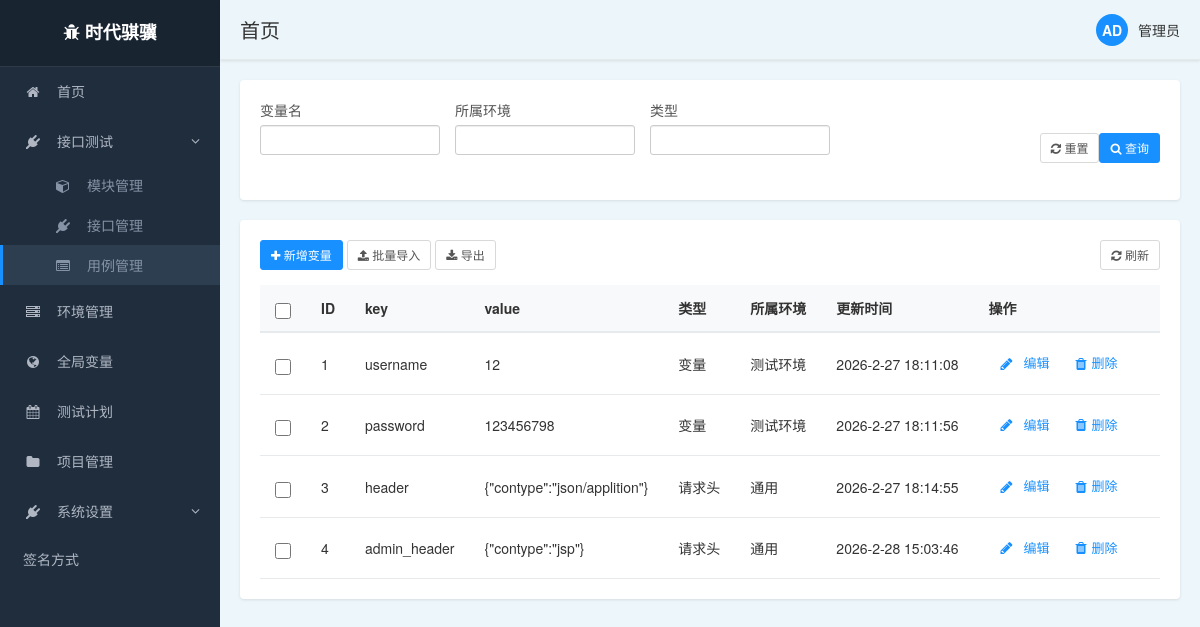
/front/variable/list/, run on an earlier commit of the app's database.
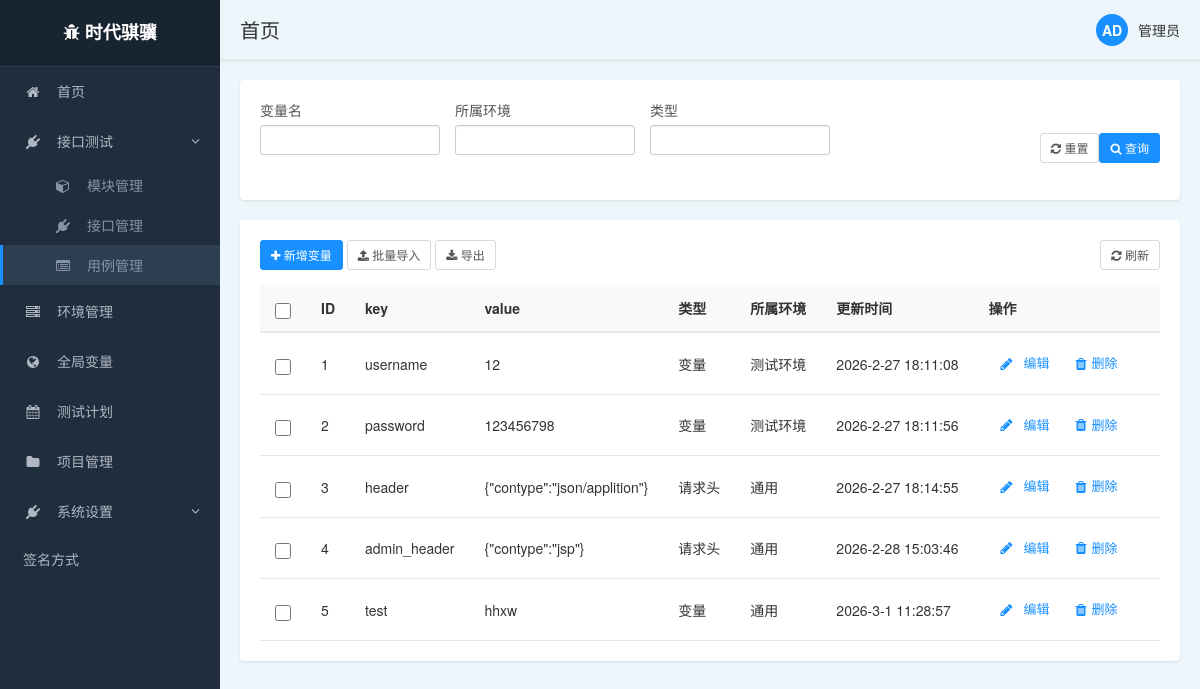
And on a later commit of the database.
### front/models.py (models this page shows, shortened)
class variable(models.Model):
    key = models.CharField(max_length=50)
    value = models.CharField(max_length=100)
    TYPE_CHOICES = (
        ('val', '变量'),
        ('header', '请求头'),
    )
    var_type = models.CharField(max_length=20, verbose_name='变量类型', choices=TYPE_CHOICES)
    evn = models.ForeignKey(
        evn_config,
        on_delete=models.CASCADE,
        related_name='variables',
        verbose_name='所属环境'
    )
    created_at = models.DateTimeField(auto_now_add=True, verbose_name='创建时间')
    updated_at = models.DateTimeField(auto_now=True, verbose_name='更新时间')
    class Meta:
        db_table = 'variable'  # 明确指定表名
        verbose_name = '变量'
        verbose_name_plural = '变量'

class evn_config(models.Model):
    evn_name= models.CharField(max_length=50)
    project = models.ForeignKey(
        project,
        on_delete=models.CASCADE,
        related_name='environments',
        verbose_name='所属项目'
    )
    description = models.CharField(max_length=100,blank=True, null=True)
    test_object_config = models.JSONField(verbose_name='测试对象配置',blank=True, null=True,default=dict)
    database_config = models.JSONField(verbose_name='数据库配置',blank=True, null=True,default=dict)
    created_at = models.DateTimeField(auto_now_add=True, verbose_name='创建时间')
    updated_at = models.DateTimeField(auto_now=True, verbose_name='更新时间')
    class Meta:
        db_table = 'evn_config'  # 明确指定表名
        verbose_name = '环境配置'
        verbose_name_plural = '环境配置'
        unique_together = ['project', 'evn_name']

### front/views.py (the view)
# urls.py: path('variable/list/', views.variable_list),
def variable_list(request):
    variable_querylist = models.variable.objects.filter()
    evn_list = models.evn_config.objects.all()
    type_list = models.variable.TYPE_CHOICES
    content = {
        "variable_querylist": variable_querylist,
        "evn_list": evn_list,
        "type_list": type_list
    }
    return render(request, 'project/variable.html', content)

### templates/project/variable.html (shortened to what the changed rows need)
{% extends "../base1.html" %}
{% block body %}
        <div class="main-panel">
            <div class="table-responsive">
            <table class="data-table">
                <thead>
                <tr>
                    <th class="select-column">
                        <input type="checkbox" id="select-all" class="select-checkbox">
                    </th>
                    <th>ID</th>
                    <th>key</th>
                    <th>value</th>
                    <th>类型</th>
                    <th>所属环境</th>
                    <th>更新时间</th>
                    <th>操作</th>
                </tr>
                </thead>
                <tbody>
                {% for var in variable_querylist %}
                    <tr>
                        <td class="select-column">
                            <input type="checkbox" class="select-checkbox case-select" data-id="{{ var.id }}">
                        </td>
                        <td>{{ var.id }}</td>
                        <td>{{ var.key }}</td>
                        <td>{{ var.value }}</td>
                        <td>{{ var.get_var_type_display }}</td>
                        <td>{{ var.evn.evn_name }}</td>
                        <td>{{ var.updated_at|date:"Y-n-j H:i:s" }}</td>
                        <td>
                            <div class="action-box">
                               <div class="action-item">
                                   <i class="fa fa-pencil action-icon"></i>
                                   <button class="action-text" style="color: inherit; border: none;
                                   outline: none;background: transparent;" onclick="bindBtnEditEvent({{ var.id }})">编辑</button>
                               </div>
                                <div class="action-item">
                                    <i class="fa fa-trash action-icon"></i>
                                    <a class="action-text" style="color: inherit;" href="/front/variable/delete/{{ var.id }}/">删除</a>
                                </div>
                            </div>
                        </td>
                    </tr>
                {% endfor %}
                </tbody>
            </table>
            </div>
{% endblock %}

What changed in the data, as far as the page shows it:
added variable: id "5", key "test", value "hhxw", var_type "变量", evn.evn_name "通用", updated_at "2026-3-1 11:28:57"
